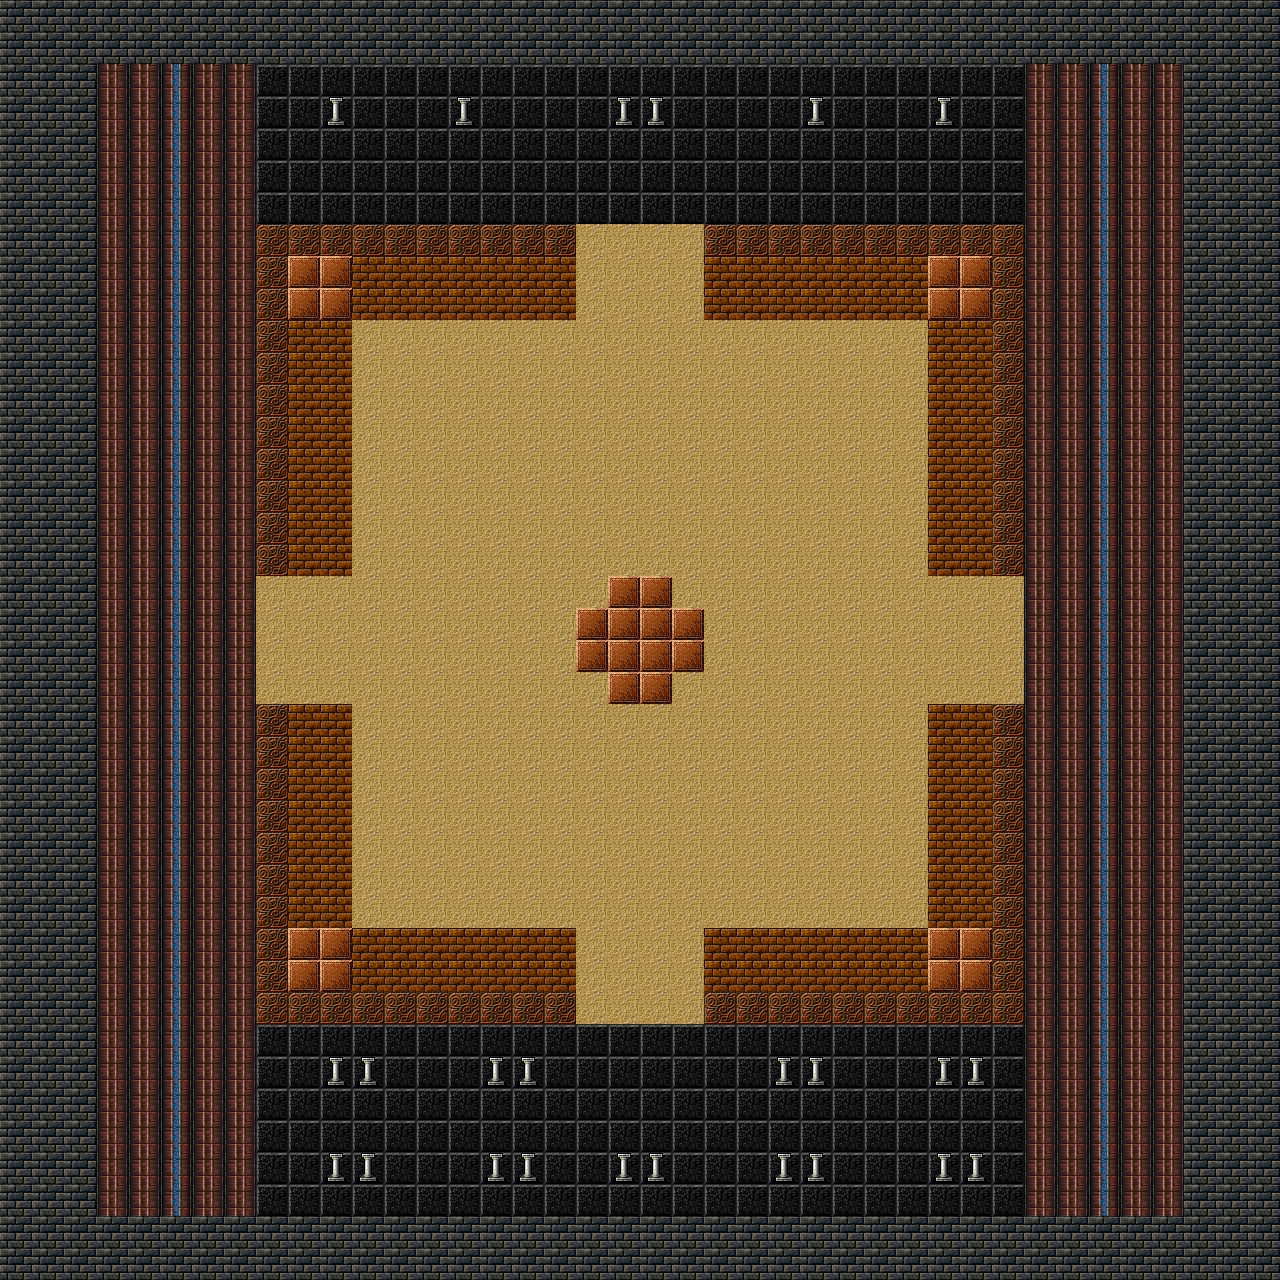

Tiled map render using the project's own tile images. Description and the map definition, with tile-layer contents summarised, below:
An orthogonal 40x40 tile map with 32x32 px tiles, 3 tile layers (Background, Background2, Collision).

<map version="1.10" tiledversion="1.10.2" orientation="orthogonal" renderorder="right-down" width="40" height="40" tilewidth="32" tileheight="32" infinite="0" nextlayerid="4" nextobjectid="1">
 <tileset firstgid="1" source="Background.tsx" />
 <layer id="1" name="Background" width="40" height="40">
  <data>[1600 cells, 1600 non-empty, 4 distinct tile ids]</data>
 </layer>
 <layer id="3" name="Background2" width="40" height="40">
  <data>[1600 cells, 0 non-empty, 0 distinct tile ids]</data>
 </layer>
 <layer id="2" name="Collision" width="40" height="40">
  <data>[1600 cells, 622 non-empty, 5 distinct tile ids]</data>
 </layer>
</map>
